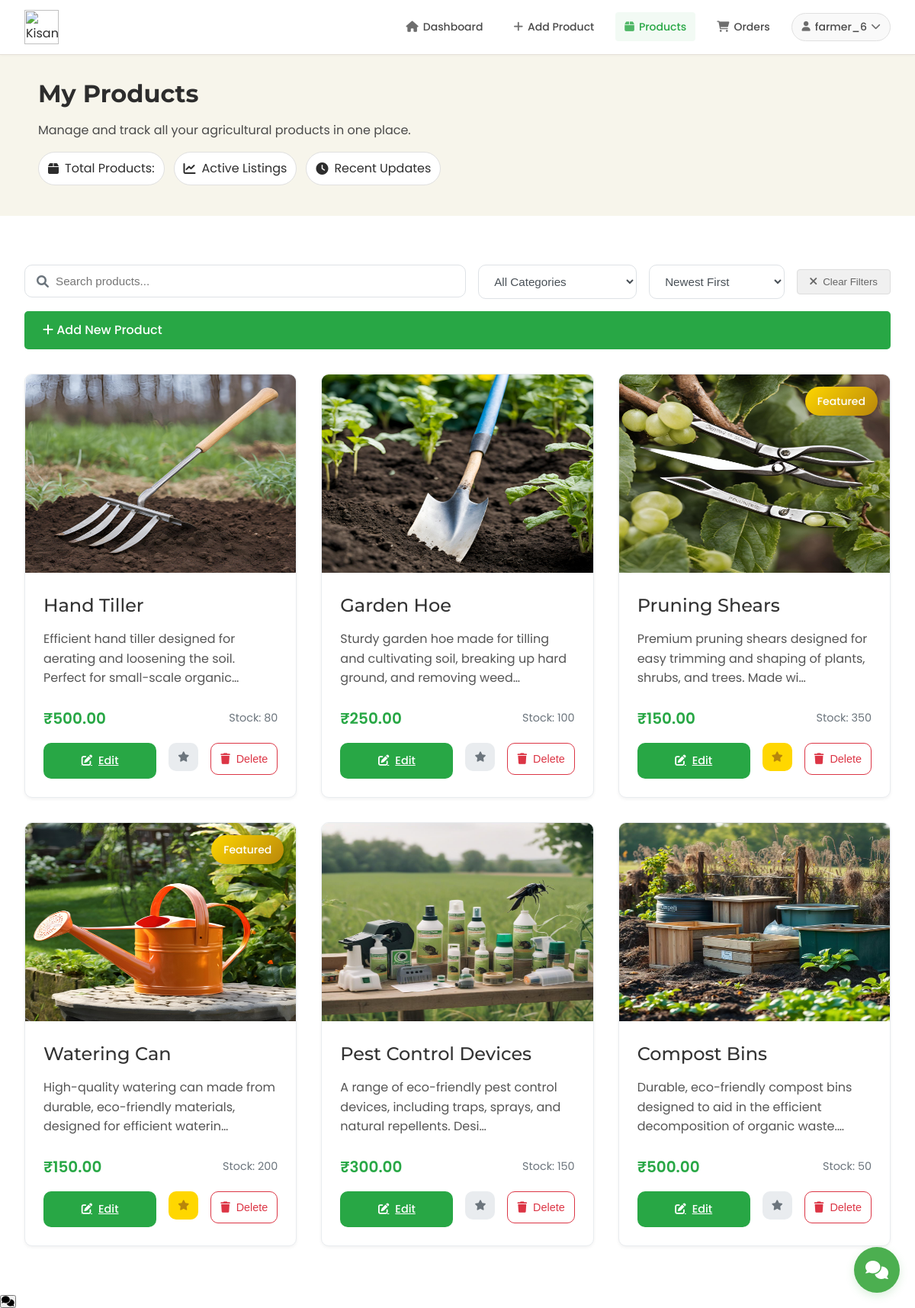
The page /products/my_products/ (signed in) on the database its author committed.
### product_app/models.py (models this page shows, shortened)
class Product(models.Model):
    CATEGORY_CHOICES = [
        ('vegetables', 'Vegetables'),
        ('fruits', 'Fruits'),
        ('grains', 'Grains'),
        ('dairy', 'Dairy'),
        ('tools', 'Tools & Equipment'),
        ('seeds', 'Seeds & Saplings'),
        ('pesticides', 'Pesticides & Fertilizers'),
        ('organic', 'Organic Products'),
        ('livestock', 'Livestock & Feed'),
        ('other', 'Other')
    ]
    name = models.CharField(max_length=200)
    category = models.CharField(max_length=100, choices=CATEGORY_CHOICES, default='other')
    price = models.DecimalField(max_digits=10, decimal_places=2)
    quantity = models.IntegerField()
    description = models.TextField()
    image = models.ImageField(
        upload_to='products/',
        null=True,
        blank=True
    )
    farmer = models.ForeignKey(User, on_delete=models.CASCADE)
    created_at = models.DateTimeField(auto_now_add=True)
    updated_at = models.DateTimeField(auto_now=True)
    is_featured = models.BooleanField(default=False)
    is_deleted = models.BooleanField(default=False)
    def get_image_url(self):
        if self.image and hasattr(self.image, 'url'):
            return self.image.url
        return static('images/default_product.jpg')

### product_app/views.py (the view)
# urls.py: path('my_products/', my_products, name='my_products'),
@login_required
def my_products(request):
    category = request.GET.get('category', '')
    search_query = request.GET.get('search', '').strip()
    sort_by = request.GET.get('sort', 'newest')
    products = Product.objects.filter(farmer=request.user, is_deleted=False)
    if category:
        products = products.filter(category=category)
    if search_query:
        products = products.filter(
            Q(name__icontains=search_query) |
            Q(description__icontains=search_query)
        )
    if sort_by == 'newest':
        products = products.order_by('-created_at')
    elif sort_by == 'oldest':
        products = products.order_by('created_at')
    elif sort_by == 'price-high':
        products = products.order_by('-price')
    elif sort_by == 'price-low':
        products = products.order_by('price')
    paginator = Paginator(products, 12)
    page = request.GET.get('page', 1)
    products = paginator.get_page(page)
    context = {
        'products': products,
        'current_category': category,
        'current_sort': sort_by,
        'search_query': search_query,
        'PRODUCT_CATEGORIES': Product.CATEGORY_CHOICES,
    }
    return render(request, 'my_products.html', context)

### customer_app/context_processors.py (called while the page is built, shortened)
def wishlist_and_cart_counts(request):
    if request.user.is_authenticated:
        cart_items = CartItem.objects.filter(user=request.user).select_related('product')
        wishlist_items = Wishlist.objects.filter(user=request.user)
        return {
            'cart_items_count': cart_items.count(),
            'cart_total': sum(item.total_price for item in cart_items),
            'wishlist_count': wishlist_items.count(),
            'wishlist_product_ids': set(item.product_id for item in wishlist_items)
        }

def wishlist_status(request):
    if request.user.is_authenticated:
        wishlist_items = Wishlist.objects.filter(user=request.user).select_related('product')
        return {
            'wishlist_product_ids': set(item.product.id for item in wishlist_items),
            'wishlist_products': [item.product for item in wishlist_items]
        }
    return {
        'wishlist_product_ids': set(),
        'wishlist_products': []
    }

def product_categories(request):
    CATEGORY_ICONS = {
        'vegetables': 'fa-carrot',
        'fruits': 'fa-apple-alt',
        'grains': 'fa-wheat',
        'dairy': 'fa-cheese',
        'tools': 'fa-tools',
        'seeds': 'fa-seedling',
        'pesticides': 'fa-spray-can',
        'organic': 'fa-leaf',
        'livestock': 'fa-cow',
        'other': 'fa-box'
    }
    return {
        'PRODUCT_CATEGORIES': Product.CATEGORY_CHOICES,
        'CATEGORY_ICONS': CATEGORY_ICONS
    }

### product_app/templates/my_products.html (shortened to what this page needs)
{% load static %}
{% load custom_filters %}
{% block extra_css %}
    <link rel="stylesheet" type="text/css" href="{% static 'css/farmerdesign.css' %}">
    <link rel="stylesheet" type="text/css" href="{% static 'css/my_product.css' %}">
    <link rel="stylesheet" href="https://cdnjs.cloudflare.com/ajax/libs/font-awesome/6.0.0/css/all.min.css">
    <link rel="stylesheet" href="{% static 'css/chat_widget.css' %}">
{% endblock %}
{% block content %}
    <header class="header">
        <div class="logo">
            <img src="{% static 'images/kisan_vishwa_logo.png' %}" alt="Kisan Vishwa Logo">
        </div>
        {% include 'NavBar/FarmerNavBar.html' %}
    </header>
    <section class="hero">
        <div class="hero-content">
            <h1>My Products</h1>
            <p>Manage and track all your agricultural products in one place.</p>
            <div class="hero-features">
                <span class="feature"><i class="fas fa-box"></i> Total Products: {{ products.count }}</span>
                <span class="feature"><i class="fas fa-chart-line"></i> Active Listings</span>
                <span class="feature"><i class="fas fa-clock"></i> Recent Updates</span>
            </div>
        </div>
    </section>
    <main class="main-content">
        <div class="products-controls">
            <div class="search-filter">
                <div class="search-box">
                    <i class="fas fa-search"></i>
                    <input type="text"
                           id="searchInput"
                           placeholder="Search products..."
                           value="{{ search_query|default:'' }}">
                </div>
                <div class="filter-options">
                    <select id="categoryFilter" class="filter-select">
                        <option value="">All Categories</option>
                    </select>
                    <select id="sortFilter" class="filter-select">
                        <option value="newest" {% if current_sort == 'newest' %}selected{% endif %}>Newest First</option>
                    </select>
                    <button id="clearFilters" class="clear-filters-btn">
                        <i class="fas fa-times"></i> Clear Filters
                    </button>
                </div>
            </div>
            <a href="{% url 'add_product' %}" class="add-product-btn">
                <i class="fas fa-plus"></i> Add New Product
            </a>
        </div>
        <div id="productsGrid" class="products-grid">
            {% include 'product_grid_partial.html' with products=products %}
        </div>
    </main>
<div id="chat-widget-container">
    {% include 'chatbot_app/chat_widget.html' %}
</div>
<div class="chat-widget">
    <button class="chat-toggle"
        {% if request.user.is_authenticated %}
            hx-get="{% url 'chatbot_app:toggle_chat' %}"
            hx-target="#chat-container"
            hx-swap="innerHTML"
        {% else %}
            onclick="window.location.href='/login/?next={{ request.path }}'"
        {% endif %}>
        <i class="fas fa-comments"></i>
    </button>
</div>
{% endblock %}

### templates/NavBar/FarmerNavBar.html (shortened to what this page needs)
{% load static %}
{% if user.is_authenticated and user.farmerprofile %}
<nav class="nav-menu">
    <ul class="nav-links">
        <li>
            <a href="{% url 'farmer_dashboard' %}" class="nav-link {% if request.resolver_match.url_name == 'farmer_dashboard' %}active{% endif %}">
                <i class="fas fa-home"></i>
                <span>Dashboard</span>
            </a>
        </li>
        <li>
            <a href="{% url 'add_product' %}" class="nav-link {% if request.resolver_match.url_name == 'add_product' %}active{% endif %}">
                <i class="fas fa-plus"></i>
                <span>Add Product</span>
            </a>
        </li>
        <li>
            <a href="{% url 'my_products' %}" class="nav-link {% if request.resolver_match.url_name == 'my_products' %}active{% endif %}">
                <i class="fas fa-box"></i>
                <span>Products</span>
            </a>
        </li>
        <li>
            <a href="#" class="nav-link">
                <i class="fas fa-shopping-cart"></i>
                <span>Orders</span>
            </a>
        </li>
        <li class="profile-menu">
            <a href="#" class="nav-link profile-toggle">
                <i class="fas fa-user"></i>
                <span>{{ user.username|truncatechars:12 }}</span>
                <i class="fas fa-chevron-down"></i>
            </a>
        </li>
    </ul>
</nav>
{% endif %}

### product_app/templates/product_grid_partial.html (shortened to what this page needs)
{% load static %}
{% for product in products %}
    <div class="product-card" data-category="{{ product.category }}">
        <div class="product-image">
            <img src="{{ product.get_image_url }}" alt="{{ product.name }}" loading="lazy">
            {% if product.is_featured %}
                <div class="featured-badge">Featured</div>
            {% endif %}
        </div>
        <div class="product-content">
            <h3 class="product-title">{{ product.name }}</h3>
            <p class="product-description">{{ product.description|truncatechars:100 }}</p>
            <div class="product-details">
                <span class="price">₹{{ product.price }}</span>
                <span class="stock">Stock: {{ product.quantity }}</span>
            </div>
            <div class="product-actions">
                <a href="{% url 'edit_product' product.id %}" class="edit-btn">
                    <i class="fas fa-edit"></i> Edit
                </a>
                <form method="POST" action="{% url 'toggle_featured' product.id %}" class="d-inline">
                    <button type="submit" class="featured-btn {% if product.is_featured %}active{% endif %}">
                        <i class="fas fa-star"></i>
                    </button>
                </form>
                <form method="POST" action="{% url 'delete_product' product.id %}" class="d-inline delete-form">
                    <button type="submit" class="delete-btn" onclick="return confirmDelete(event, '{{ product.name }}')">
                        <i class="fas fa-trash"></i> Delete
                    </button>
                </form>
            </div>
        </div>
    </div>
{% endfor %}

### static/css/farmerdesign.css (style rules this page uses)
* { margin: 0; padding: 0; box-sizing: border-box; }
.header { background-color: var(--white); padding: 0.8rem 2rem; display: flex; justify-content: space-between; align-items: center; border-bottom: 1px solid #E5E0D8; box-shadow: none; position: sticky; top: 0; z-index: 1000; }
.logo img { height: 45px; width: auto; transition: transform 0.2s ease; }
.nav-menu { display: flex; align-items: center; height: 45px; }
.nav-links { display: flex; list-style: none; gap: 1rem; margin: 0; padding: 0; align-items: center; }
.nav-link { color: var(--text-gray); text-decoration: none; font-family: 'Poppins', sans-serif; font-size: 0.875rem; font-weight: 500; padding: 0.5rem 0.75rem; border-radius: 4px; transition: all 0.2s ease; display: flex; align-items: center; gap: 6px; }
.nav-link i { font-size: 0.9rem; opacity: 0.8; }
.profile-menu { position: relative; }
.profile-menu .nav-link { display: flex; align-items: center; gap: 6px; background-color: var(--light-gray); padding: 0.4rem 0.8rem; border-radius: 25px; border: 1px solid var(--border-color); }
.profile-menu .nav-link i { font-size: 0.8rem; transition: transform 0.2s ease; }
.main-content { max-width: 1600px; margin: 2rem auto; padding: 0 2rem; }
.read-more-btn, .add-product-btn { display: inline-block; padding: 0.75rem 1.5rem; background-color: var(--forest-green); color: var(--white); text-decoration: none; border-radius: 5px; transition: background-color 0.3s; border: none; cursor: pointer; font-weight: 500; width: 100%; }
.hero { position: relative; padding: 25px 50px; background-color: #F7F5EB; color: var(--text-primary); display: flex; justify-content: space-between; align-items: center; margin-bottom: 2rem; overflow: hidden; }
.hero-content { max-width: 600px; z-index: 2; }
.hero h1 { font-family: 'Montserrat', sans-serif; font-size: 2rem; font-weight: 700; margin-bottom: 10px; color: var(--text-primary); }
.hero p { font-size: 1rem; font-weight: 400; margin-bottom: 1rem; color: var(--text-gray); }
.hero-features { display: flex; gap: 12px; margin-bottom: 15px; flex-wrap: wrap; }
.feature { display: flex; align-items: center; gap: 8px; background-color: var(--white); border: 1px solid var(--border-color); padding: 8px 12px; border-radius: 25px; transition: all 0.3s ease; color: var(--text-primary); }
.nav-link.active { color: var(--forest-green); background-color: rgba(40, 167, 69, 0.06); font-weight: 500; }
.header { background-color: var(--white); padding: 0.8rem 2rem; box-shadow: 0 1px 4px rgba(0, 0, 0, 0.03); }
.nav-links { gap: 1rem; }
.nav-link { font-size: 0.875rem; padding: 0.5rem 0.75rem; border-radius: 4px; display: flex; align-items: center; gap: 6px; color: var(--text-gray); }
.profile-menu .nav-link { background-color: var(--light-gray); border: 1px solid var(--border-color); padding: 0.4rem 0.8rem; }
.nav-link.active { background-color: rgba(40, 167, 69, 0.06); font-weight: 500; }

### rows shown on the page
Product: get_image_url (picture), name "Hand Tiller", description "Efficient hand tiller designed for aerating and loosening the soil. Perfect for small-scale organic…", price "500.00", quantity "80"
Product: get_image_url (picture), name "Garden Hoe", description "Sturdy garden hoe made for tilling and cultivating soil, breaking up hard ground, and removing weed…", price "250.00", quantity "100"
Product: get_image_url (picture), is_featured "Featured", name "Pruning Shears", description "Premium pruning shears designed for easy trimming and shaping of plants, shrubs, and trees. Made wi…", price "150.00", quantity "350"
Product: get_image_url (picture), is_featured "Featured", name "Watering Can", description "High-quality watering can made from durable, eco-friendly materials, designed for efficient waterin…", price "150.00", quantity "200"
Product: get_image_url (picture), name "Pest Control Devices", description "A range of eco-friendly pest control devices, including traps, sprays, and natural repellents. Desi…", price "300.00", quantity "150"
Product: get_image_url (picture), name "Compost Bins", description "Durable, eco-friendly compost bins designed to aid in the efficient decomposition of organic waste.…", price "500.00", quantity "50"

### other values the page prints
{{ user.username|truncatechars:12 }} "farmer_6"
